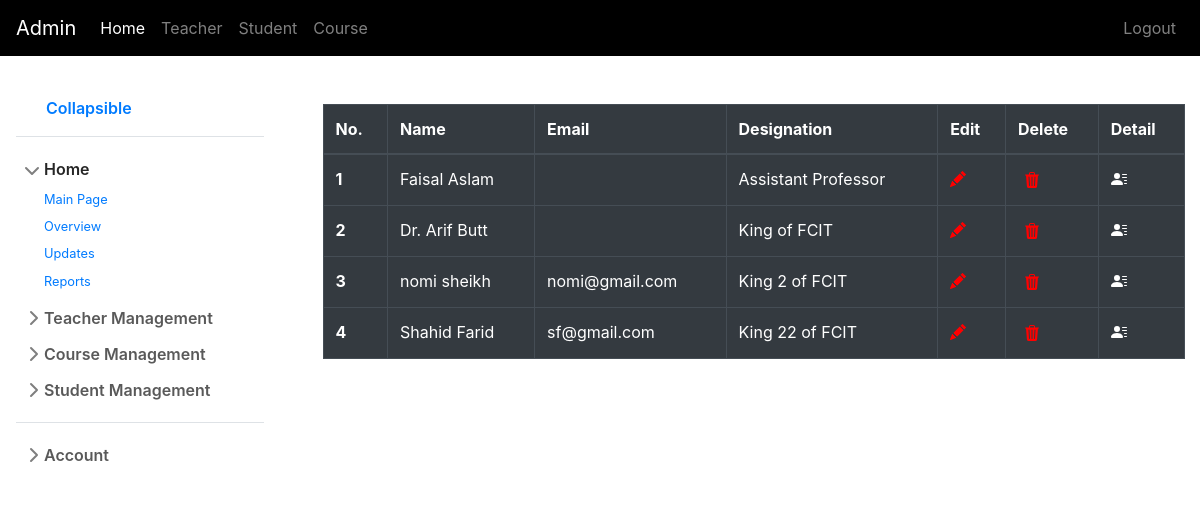
The app's page /administrator/view_teachers/ (signed in), older data.
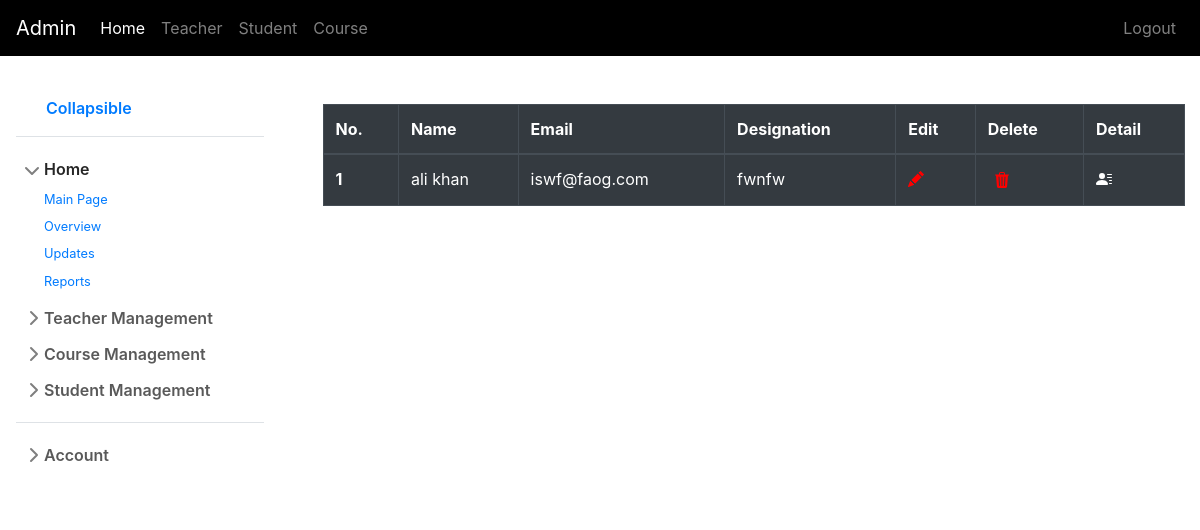
The same page, newer data.
### teacher/models.py (models this page shows, shortened)
class Teacher(models.Model):
    user = models.OneToOneField(User,on_delete=models.SET_NULL,null=True)
    profile_picture=models.ImageField(null=True, blank=True)
    homeAddress= models.CharField(max_length=100,null=True, blank=True)
    telephone=models.CharField(max_length=15,null=True, blank=True)
    gender= models.CharField(max_length=1,choices=GENDER_CHOICES,null=True, blank=True)
    dateOfBirth= models.DateField(null=True, blank=True)
    designation= models.CharField(max_length=20, null=True, blank=True)

### administrator/views.py (the view)
# urls.py: path('view_teachers/', view_teachers, name="view_teachers"),
@login_required
def view_teachers(request):
    teachers= Teacher.objects.all()
    context = {'teachers':teachers}
    return render(request, 'administrator/view_teachers.html', context)

### administrator/templates/administrator/view_teachers.html (shortened to what this page needs)
{% extends 'administrator/administrator_base.html' %} {% block admin_content %}
<div class="container mt-5">
  <table class="table table-bordered table-dark">
    <thead>
      <tr>
        <th scope="col">No.</th>
        <th scope="col">Name</th>
        <th scope="col">Email</th>
        <th scope="col">Designation</th>
        <th scope="col">Edit</th>
        <th scope="col">Delete</th>
        <th scope="col">Detail</th>
      </tr>
    </thead>
    <tbody>
      {% for teacher in teachers %}
      <tr>
        <th scope="row">{{forloop.counter}}</th>
        <td>{{teacher.user.first_name}} {{teacher.user.last_name}}</td>
        <td>{{teacher.user.email}}</td>
        <td>{{teacher.designation}}</td>
        <td>
          <a href="{% url 'administrator:update_teacher' teacher.id %}">
          </a>
        </td>
        <td>
          <button style="background: transparent;border:0px" type="button" data-toggle="modal" data-target="#exampleModal{{forloop.counter}}">
          </button>
        </td>
        <td>
          <a href="{% url 'administrator:teacher_profile' teacher.id %}">
        </a>
        </td>
      </tr>
      {% endfor %}
    </tbody>
  </table>
</div>
{% endblock admin_content %}

### administrator/templates/administrator/administrator_base.html (shortened to what this page needs)
{% extends 'base.html' %}
{% block content %}
<nav
  class="navbar navbar-expand-sm navbar-dark"
  style="background-color: #000000"
>
  <a class="navbar-brand" href="#">Admin</a>
  <div class="collapse navbar-collapse" id="collapsibleNavId">
    <ul class="navbar-nav mr-auto mt-2 mt-lg-0">
      <li class="nav-item active">
        <a class="nav-link" href="#"
          >Home <span class="sr-only">(current)</span></a
        >
      </li>
      <li class="nav-item">
        <a class="nav-link" href="#">Teacher</a>
      </li>
      <li class="nav-item">
        <a class="nav-link" href="#">Student</a>
      </li>
      <li class="nav-item">
        <a class="nav-link" href="#">Course</a>
      </li>
    </ul>
    <ul class="navbar-nav justify-content-end">
      <li class="nav-item">
        <a class="nav-link" href="{% url 'logout_user' %}">Logout</a>
      </li>
    </ul>
  </div>
</nav>
<div class="row">
  <div class="col-3">{% include 'administrator/sidebar.html' %}</div>
  <div class="col-9">
    {% block admin_content %}{% endblock admin_content %}
  </div>
</div>
{% endblock content %}

### templates/base.html (shortened to what this page needs)
<!doctype html>
{% load static %}
<html lang="en">
  <head>
    <link rel="stylesheet" href="https://stackpath.bootstrapcdn.com/bootstrap/4.3.1/css/bootstrap.min.css">
    <link href="{% static 'css/sidebars.css' %}" rel="stylesheet">
  </head>
  <body>
    {% block content %} {% endblock %}
  </body>
</html>

### administrator/templates/administrator/sidebar.html (shortened to what this page needs)
<div class="flex-shrink-0 p-3 bg-white mt-4" style="width: 280px;">
    <a href="/" class="d-flex align-items-center pb-3 mb-3 link-dark text-decoration-none border-bottom">
      <svg class="bi me-2" width="30" height="24"><use xlink:href="#bootstrap"></use></svg>
      <span class="fs-5 fw-semibold">Collapsible</span>
    </a>
    <ul class="list-unstyled ps-0">
      <li class="mb-1">
        <button class="btn btn-toggle align-items-center rounded" data-bs-toggle="collapse" data-bs-target="#home-collapse" aria-expanded="true">
          Home
        </button>
        <div class="collapse show" id="home-collapse" style="">
          <ul class="btn-toggle-nav list-unstyled fw-normal pb-1 small">
            <li><a href="{% url 'administrator:home' %}" class="link-dark rounded">Main Page</a></li>
            <li><a href="#" class="link-dark rounded">Overview</a></li>
            <li><a href="#" class="link-dark rounded">Updates</a></li>
            <li><a href="#" class="link-dark rounded">Reports</a></li>
          </ul>
        </div>
      </li>
      <li class="mb-1">
        <button class="btn btn-toggle align-items-center rounded collapsed" data-bs-toggle="collapse" data-bs-target="#teacher-collapse" aria-expanded="false">
          Teacher Management
        </button>
      </li>
      <li class="mb-1">
        <button class="btn btn-toggle align-items-center rounded collapsed" data-bs-toggle="collapse" data-bs-target="#courses-collapse" aria-expanded="false">
          Course Management
        </button>
      </li>
      <li class="mb-1">
        <button class="btn btn-toggle align-items-center rounded collapsed" data-bs-toggle="collapse" data-bs-target="#student-collapse" aria-expanded="false">
        Student Management
        </button>
      </li>
      <li class="border-top my-3"></li>
      <li class="mb-1">
        <button class="btn btn-toggle align-items-center rounded collapsed" data-bs-toggle="collapse" data-bs-target="#account-collapse" aria-expanded="false">
          Account
        </button>
      </li>
    </ul>
  </div>

### static/css/sidebars.css (style rules this page uses)
body { min-height: 100vh; min-height: -webkit-fill-available; }
html { height: -webkit-fill-available; }
.bi { vertical-align: -.125em; pointer-events: none; fill: currentColor; }
.btn-toggle { display: inline-flex; align-items: center; padding: .25rem .5rem; font-weight: 600; color: rgba(0, 0, 0, .65); background-color: transparent; border: 0; }
.btn-toggle::before { width: 1.25em; line-height: 0; transition: transform .35s ease; transform-origin: .5em 50%; }
.btn-toggle[aria-expanded="true"] { color: rgba(0, 0, 0, .85); }
.btn-toggle[aria-expanded="true"]::before { transform: rotate(90deg); }
.btn-toggle-nav a { display: inline-flex; padding: .1875rem .5rem; margin-top: .125rem; margin-left: 1.25rem; text-decoration: none; }
.fw-semibold { font-weight: 600; }

Row changes from the older to the newer data that the page shows:
removed Teacher: user.first_name "Faisal", user.last_name "Aslam", designation "Assistant Professor"
removed Teacher: user.first_name "Dr. Arif", user.last_name "Butt", designation "King of FCIT"
removed Teacher: user.first_name "nomi", user.last_name "sheikh", user.email "nomi@gmail.com", designation "King 2 of FCIT"
removed Teacher: user.first_name "Shahid", user.last_name "Farid", user.email "sf@gmail.com", designation "King 22 of FCIT"
added Teacher: user.first_name "ali", user.last_name "khan", user.email "iswf@faog.com", designation "fwnfw"
